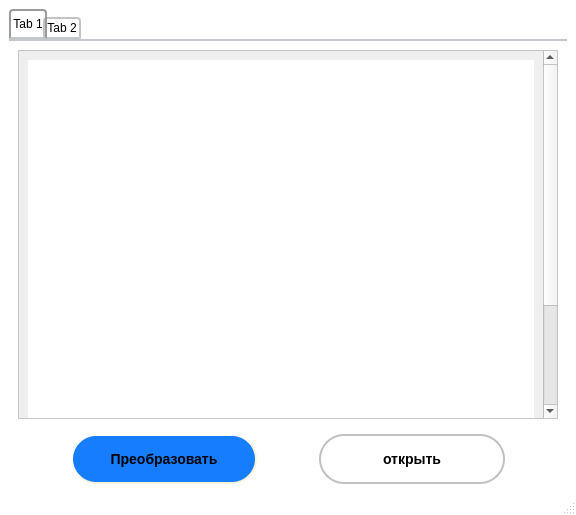
<?xml version="1.0" encoding="UTF-8"?>
<ui version="4.0">
 <class>MainWindow</class>
 <widget class="QMainWindow" name="MainWindow">
  <property name="geometry">
   <rect>
    <x>0</x>
    <y>0</y>
    <width>576</width>
    <height>515</height>
   </rect>
  </property>
  <property name="windowTitle">
   <string>MainWindow</string>
  </property>
  <property name="styleSheet">
   <string notr="true">QMainWindow, QLabel, QScrollArea {
     background: rgb(255, 255, 255)
 }
</string>
  </property>
  <widget class="QWidget" name="centralwidget">
   <layout class="QGridLayout" name="gridLayout">
    <item row="1" column="5">
     <spacer name="horizontalSpacer_4">
      <property name="orientation">
       <enum>Qt::Horizontal</enum>
      </property>
      <property name="sizeType">
       <enum>QSizePolicy::Minimum</enum>
      </property>
      <property name="sizeHint" stdset="0">
       <size>
        <width>50</width>
        <height>20</height>
       </size>
      </property>
     </spacer>
    </item>
    <item row="1" column="4">
     <widget class="QPushButton" name="open">
      <property name="minimumSize">
       <size>
        <width>186</width>
        <height>50</height>
       </size>
      </property>
      <property name="maximumSize">
       <size>
        <width>100</width>
        <height>50</height>
       </size>
      </property>
      <property name="styleSheet">
       <string notr="true">QPushButton#convert {
     background-color: #167dff;
     border-style: outset;
     border-width: 2px;
     border-radius: 25px;
     border-color: beige;
     font: bold 14px;
     min-width: 10em;
     padding: 6px;
 }
 QPushButton#convert:hover {
     background-color: rgb(224, 0, 0);
     border: 4px solid black;
     border-style: inset;
 }
 QPushButton#convert:pressed  {
     background-color: rgb(224, 224, 0);
     border: 4px solid black;
     border-style: inset;
 }


QPushButton#open {
     background-color: rgb(255,255,255);
	 border: 2px solid rgb(193, 193, 193);
     border-radius: 25px;
     font: bold 14px;
     min-width: 10em;
     padding: 6px;
 }
 QPushButton#open:hover {
     background-color: rgb(224, 0, 0);
     border-style: inset;
 }
 QPushButton#open:pressed  {
     background-color: rgb(224, 224, 0);
     border-style: inset;
 }</string>
      </property>
      <property name="text">
       <string>открыть</string>
      </property>
     </widget>
    </item>
    <item row="1" column="6">
     <spacer name="horizontalSpacer">
      <property name="orientation">
       <enum>Qt::Horizontal</enum>
      </property>
      <property name="sizeHint" stdset="0">
       <size>
        <width>40</width>
        <height>20</height>
       </size>
      </property>
     </spacer>
    </item>
    <item row="1" column="1">
     <spacer name="horizontalSpacer_2">
      <property name="orientation">
       <enum>Qt::Horizontal</enum>
      </property>
      <property name="sizeType">
       <enum>QSizePolicy::Minimum</enum>
      </property>
      <property name="sizeHint" stdset="0">
       <size>
        <width>50</width>
        <height>20</height>
       </size>
      </property>
     </spacer>
    </item>
    <item row="1" column="3">
     <spacer name="horizontalSpacer_3">
      <property name="orientation">
       <enum>Qt::Horizontal</enum>
      </property>
      <property name="sizeType">
       <enum>QSizePolicy::Minimum</enum>
      </property>
      <property name="sizeHint" stdset="0">
       <size>
        <width>50</width>
        <height>20</height>
       </size>
      </property>
     </spacer>
    </item>
    <item row="1" column="2">
     <widget class="QPushButton" name="convert">
      <property name="minimumSize">
       <size>
        <width>186</width>
        <height>50</height>
       </size>
      </property>
      <property name="maximumSize">
       <size>
        <width>200</width>
        <height>50</height>
       </size>
      </property>
      <property name="styleSheet">
       <string notr="true">QPushButton#convert {
     background-color: #167dff;
     border-style: outset;
     border-width: 2px;
     border-radius: 25px;
     border-color: beige;
     font: bold 14px;
     min-width: 10em;
     padding: 6px;
 }
 QPushButton#convert:hover {
     background-color: rgb(224, 0, 0);
     border: 4px double black;
     border-style: inset;
 }
 QPushButton#convert:pressed  {
     background-color: rgb(224, 224, 0);
     border: 4px double black;
     border-style: inset;
 }



QPushButton#open {
     background-color: #167dff;
     border-style: outset;
     border-width: 2px;
     border-radius: 25px;
     border-color: beige;
     font: bold 14px;
     min-width: 10em;
     padding: 6px;
 }
 QPushButton#open:hover {
     background-color: rgb(224, 0, 0);
     border: 4px double black;
     border-style: inset;
 }
 QPushButton#open:pressed  {
     background-color: rgb(224, 224, 0);
     border: 4px double black;
     border-style: inset;
 }
</string>
      </property>
      <property name="text">
       <string>Преобразовать</string>
      </property>
     </widget>
    </item>
    <item row="0" column="0" colspan="7">
     <widget class="QTabWidget" name="tabWidget">
      <property name="styleSheet">
       <string notr="true">QTabWidget::pane { /* Рамка виджета со вкладками */
     border-top: 2px solid #C2C7CB;
 }

 /* Применяем стиль ко вкладке используя субэлемент управления tab. Обратите внимание на то, что
     оно читается как QTabBar, а _не_ QTabWidget */
 QTabBar::tab {
     background: qlineargradient(x1: 0, y1: 0, x2: 0, y2: 1,
                                 stop: 0 #E1E1E1, stop: 0.4 #DDDDDD,
                                 stop: 0.5 #D8D8D8, stop: 1.0 #D3D3D3);
     border: 2px solid #C4C4C3;
     border-bottom-color: #C2C7CB; /* такой же цвет как у панели */
     border-top-left-radius: 4px;
     border-top-right-radius: 4px;
     min-width: 10ex;
     padding: 2px;
 }

 QTabBar::tab:selected, QTabBar::tab:hover {
     background: qlineargradient(x1: 0, y1: 0, x2: 0, y2: 1,
                                 stop: 0 #fafafa, stop: 0.4 #f4f4f4,
                                 stop: 0.5 #e7e7e7, stop: 1.0 #fafafa);
 }

 QTabBar::tab:selected {
     border-color: #9B9B9B;
     border-bottom-color: #C2C7CB; /* такой же цвет как у панели */
 }

 QTabBar::tab:!selected {
     margin-top: 8px; /* делаем невыбранные вкладки меньше */
 }

 /* воспользуемся отрицательными полями для перекрывания вкладок */
 QTabBar::tab:selected {
     /* расширение/перекрытие слева и справа по 4px */
     margin-left: -4px;
     margin-right: -4px;
 }

 QTabBar::tab:first:selected {
     margin-left: 0; /* первая выбранная вкладка ничего не перекрывает слева от себя */
 }

 QTabBar::tab:last:selected {
     margin-right: 0; /* последняя выбранная вкладка ничего не перекрывает справа от себя */
 }

 QTabBar::tab:only-one {
     margin: 0; /* если имеется только одна вкладка, перекрывающиеся поля не нужны */
 }</string>
      </property>
      <property name="currentIndex">
       <number>0</number>
      </property>
      <widget class="QWidget" name="tab_3">
       <attribute name="title">
        <string>Tab 1</string>
       </attribute>
       <layout class="QGridLayout" name="gridLayout_3">
        <item row="0" column="0">
         <widget class="QScrollArea" name="scrollArea">
          <property name="styleSheet">
           <string notr="true"/>
          </property>
          <property name="widgetResizable">
           <bool>true</bool>
          </property>
          <widget class="QWidget" name="scrollAreaWidgetContents_3">
           <property name="geometry">
            <rect>
             <x>0</x>
             <y>0</y>
             <width>521</width>
             <height>518</height>
            </rect>
           </property>
           <layout class="QGridLayout" name="gridLayout_2">
            <item row="0" column="1">
             <widget class="QLabel" name="block_diagram">
              <property name="minimumSize">
               <size>
                <width>300</width>
                <height>500</height>
               </size>
              </property>
              <property name="text">
               <string/>
              </property>
              <property name="alignment">
               <set>Qt::AlignCenter</set>
              </property>
             </widget>
            </item>
           </layout>
          </widget>
         </widget>
        </item>
       </layout>
      </widget>
      <widget class="QWidget" name="tab_4">
       <attribute name="title">
        <string>Tab 2</string>
       </attribute>
      </widget>
     </widget>
    </item>
   </layout>
  </widget>
  <widget class="QMenuBar" name="menubar">
   <property name="geometry">
    <rect>
     <x>0</x>
     <y>0</y>
     <width>576</width>
     <height>21</height>
    </rect>
   </property>
  </widget>
  <widget class="QStatusBar" name="statusbar"/>
 </widget>
 <resources/>
 <connections/>
</ui>
